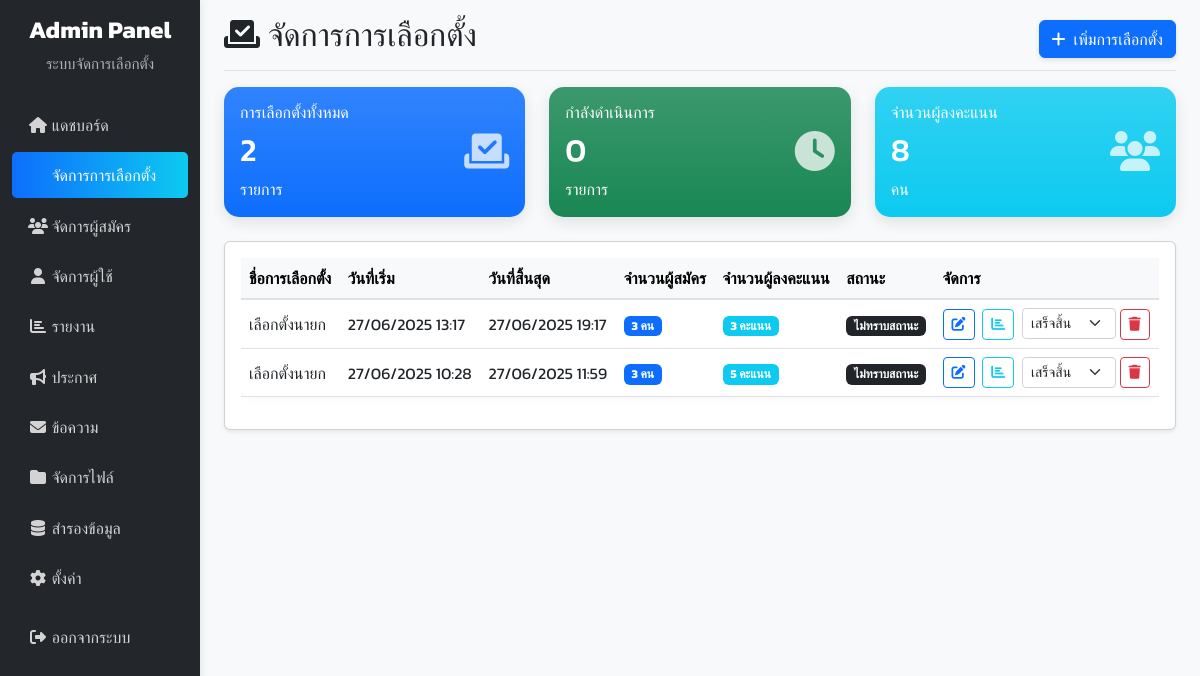
The app's page /admin/pages/elections.php (signed in) with its own data.
### tables this page shows
CREATE TABLE `voting` (
  `vote_id` int(11) NOT NULL,
  `vote_name` varchar(255) NOT NULL,
  `description` text DEFAULT NULL,
  `date` date NOT NULL,
  `start_time` time NOT NULL,
  `end_time` time NOT NULL,
  `status` enum('draft','active','completed','cancelled') DEFAULT 'draft',
  `total_votes` int(11) DEFAULT 0,
  `created_by` int(11) NOT NULL,
  `created_at` timestamp NOT NULL DEFAULT current_timestamp(),
  `updated_at` timestamp NOT NULL DEFAULT current_timestamp() ON UPDATE current_timestamp()
);

### admin/pages/elections.php (the view, shortened to what this page needs)
<?php
$objCon = connectDB();
$stats = [
    'total_elections' => 0,
    'active_elections' => 0,
    'total_votes' => 0
];
$sql = "SELECT COUNT(*) as total FROM voting";
$result = mysqli_query($objCon, $sql);
if ($result) {
    $row = mysqli_fetch_assoc($result);
    $stats['total_elections'] = $row['total'];
}
$sql = "SELECT COUNT(*) as active FROM voting WHERE status = 'active' AND NOW() BETWEEN start_time AND end_time";
$result = mysqli_query($objCon, $sql);
if ($result) {
    $row = mysqli_fetch_assoc($result);
    $stats['active_elections'] = $row['active'];
}
$sql = "SELECT COUNT(*) as total FROM votes";
$result = mysqli_query($objCon, $sql);
if ($result) {
    $row = mysqli_fetch_assoc($result);
    $stats['total_votes'] = $row['total'];
}
$sql = "SELECT v.*,
        (SELECT COUNT(*) FROM candidates c WHERE c.vote_id = v.vote_id) as candidate_count,
        (SELECT COUNT(*) FROM votes vt WHERE vt.vote_id = v.vote_id) as vote_count
        FROM voting v
        ORDER BY v.created_at DESC";
$elections = mysqli_query($objCon, $sql);
?>
<!DOCTYPE html>
<html lang="th">
<head>
    <link href="../../bootstrap523/css/bootstrap.min.css" rel="stylesheet">
    <link rel="stylesheet" href="https://cdnjs.cloudflare.com/ajax/libs/font-awesome/6.4.0/css/all.min.css">
</head>
<body>
<div class="container-fluid">
    <div class="row">
        <?php include_once("../includes/sidebar.php"); ?>
        <main class="col-md-9 ms-sm-auto col-lg-10 px-md-4">
            <div class="d-flex justify-content-between flex-wrap flex-md-nowrap align-items-center pt-3 pb-2 mb-3 border-bottom">
                <h1 class="h2">
                    <i class="fas fa-vote-yea me-2"></i>จัดการการเลือกตั้ง
                </h1>
                <div class="btn-toolbar mb-2 mb-md-0">
                    <a href="election_add.php" class="btn btn-primary">
                        <i class="fas fa-plus me-2"></i>เพิ่มการเลือกตั้ง
                    </a>
                </div>
            </div>
            <div class="row mb-4">
                <div class="col-md-4">
                    <div class="card stats-card bg-primary bg-gradient text-white">
                        <div class="card-body">
                            <div class="d-flex justify-content-between align-items-center">
                                <div>
                                    <h6 class="card-title mb-0">การเลือกตั้งทั้งหมด</h6>
                                    <h2 class="my-2"><?php echo number_format($stats['total_elections']); ?></h2>
                                    <p class="card-text mb-0">รายการ</p>
                                </div>
                                <div class="fs-1 opacity-75">
                                    <i class="fas fa-vote-yea"></i>
                                </div>
                            </div>
                        </div>
                    </div>
                </div>
                <div class="col-md-4">
                    <div class="card stats-card bg-success bg-gradient text-white">
                        <div class="card-body">
                            <div class="d-flex justify-content-between align-items-center">
                                <div>
                                    <h6 class="card-title mb-0">กำลังดำเนินการ</h6>
                                    <h2 class="my-2"><?php echo number_format($stats['active_elections']); ?></h2>
                                    <p class="card-text mb-0">รายการ</p>
                                </div>
                                <div class="fs-1 opacity-75">
                                    <i class="fas fa-clock"></i>
                                </div>
                            </div>
                        </div>
                    </div>
                </div>
                <div class="col-md-4">
                    <div class="card stats-card bg-info bg-gradient text-white">
                        <div class="card-body">
                            <div class="d-flex justify-content-between align-items-center">
                                <div>
                                    <h6 class="card-title mb-0">จำนวนผู้ลงคะแนน</h6>
                                    <h2 class="my-2"><?php echo number_format($stats['total_votes']); ?></h2>
                                    <p class="card-text mb-0">คน</p>
                                </div>
                                <div class="fs-1 opacity-75">
                                    <i class="fas fa-users"></i>
                                </div>
                            </div>
                        </div>
                    </div>
                </div>
            </div>
            <div class="card shadow-sm">
                <div class="card-body">
                    <div class="table-responsive">
                        <table class="table table-hover align-middle">
                            <thead class="table-light">
                                <tr>
                                    <th>ชื่อการเลือกตั้ง</th>
                                    <th>วันที่เริ่ม</th>
                                    <th>วันที่สิ้นสุด</th>
                                    <th>จำนวนผู้สมัคร</th>
                                    <th>จำนวนผู้ลงคะแนน</th>
                                    <th>สถานะ</th>
                                    <th>จัดการ</th>
                                </tr>
                            </thead>
                            <tbody>
                                <?php while ($row = mysqli_fetch_assoc($elections)): ?>
                                    <tr>
                                        <td><?php echo htmlspecialchars($row['vote_name']); ?></td>
                                        <td><?php echo date('d/m/Y H:i', strtotime($row['start_time'])); ?></td>
                                        <td><?php echo date('d/m/Y H:i', strtotime($row['end_time'])); ?></td>
                                        <td>
                                            <span class="badge bg-primary">
                                                <?php echo number_format($row['candidate_count']); ?> คน
                                            </span>
                                        </td>
                                        <td>
                                            <span class="badge bg-info">
                                                <?php echo number_format($row['vote_count']); ?> คะแนน
                                            </span>
                                        </td>
                                        <td>
                                            <?php
                                            $status_badge = [
                                                'draft' => '<span class="badge bg-secondary">ร่าง</span>',
                                                'active' => '<span class="badge bg-success">เปิดโหวต</span>',
                                                'completed' => '<span class="badge bg-primary">เสร็จสิ้น</span>',
                                                'cancelled' => '<span class="badge bg-danger">ยกเลิก</span>',
                                            ];
                                            echo isset($status_badge[$row['status']]) ? $status_badge[$row['status']] : '<span class="badge bg-dark">ไม่ทราบสถานะ</span>';
                                            ?>
                                        </td>
                                        <td>
                                            <a href="election_edit.php?id=<?php echo $row['vote_id']; ?>"
                                               class="btn btn-sm btn-outline-primary me-1">
                                                <i class="fas fa-edit"></i>
                                            </a>
                                            <a href="election_result.php?id=<?php echo $row['vote_id']; ?>"
                                               class="btn btn-sm btn-outline-info me-1">
                                                <i class="fas fa-chart-bar"></i>
                                            </a>
                                            <form method="post" action="election_status.php" style="display:inline;">
                                                <select name="set_status" class="form-select form-select-sm d-inline w-auto" onchange="this.form.submit()">
                                                    <option value="completed" <?php if($row['status']=='completed') echo 'selected'; ?>>เสร็จสิ้น</option>
                                                </select>
                                            </form>
                                            <form method="post" action="election_delete.php" style="display:inline;" onsubmit="return confirm('คุณแน่ใจหรือไม่ที่จะลบการเลือกตั้งนี้?');">
                                                <button type="submit" class="btn btn-sm btn-outline-danger">
                                                    <i class="fas fa-trash"></i>
                                                </button>
                                            </form>
                                        </td>
                                    </tr>
                                <?php endwhile; ?>
                            </tbody>
                        </table>
                    </div>
                </div>
            </div>
        </main>
    </div>
</div>
</body>
</html>

### admin/pages/elections.php (style rules this page uses)
body { font-family: 'Kanit', sans-serif; background-color: #f8f9fa; }
.stats-card { transition: all 0.3s ease; border-radius: 15px; border: none; box-shadow: 0 5px 15px rgba(0,0,0,0.1); }
.table { background: white; border-radius: 10px; box-shadow: 0 0 10px rgba(0,0,0,0.05); }
.table thead th { background-color: #f8f9fa; border-bottom: 2px solid #dee2e6; }
.btn-toolbar .btn { box-shadow: 0 2px 5px rgba(0,0,0,0.1); transition: all 0.3s ease; }

### records on screen
voting: vote_name "เลือกตั้งนายก", start_time "27/06/2025 13:17", end_time "27/06/2025 19:17", candidate_count "3", vote_count "3", shows "ไม่ทราบสถานะ", set_status "เสร็จสิ้น"
voting: vote_name "เลือกตั้งนายก", start_time "27/06/2025 10:28", end_time "27/06/2025 11:59", candidate_count "3", vote_count "5", shows "ไม่ทราบสถานะ", set_status "เสร็จสิ้น"

### other values on screen
$stats['total_elections'] "2"
$stats['active_elections'] "0"
$stats['total_votes'] "8"
